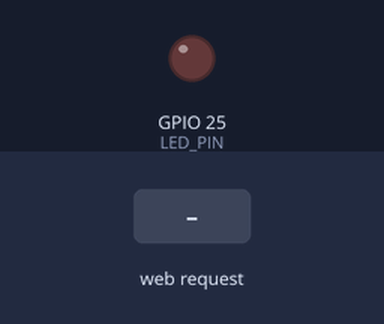
Bench run of a sketch on a simulated ESP32. Parts: output pins drawn as LEDs (lit = HIGH). Inputs (shaded band) come from the test bench. WiFi joins after 1.5 s; servers stay silent unless stated; what the sketch prints to the serial monitor is not drawn.

Above: at 2.7 s.
2.8 s: HTTP request GET /toggle?cmd=led_on received
At 3.5 s:
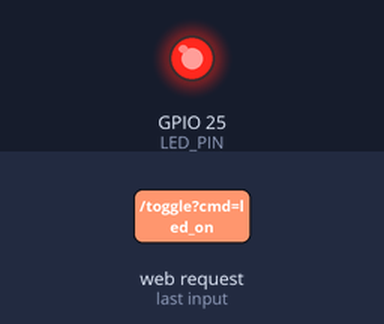
4.3 s: HTTP request GET /toggle?cmd=led_off received
At 4.6 s:
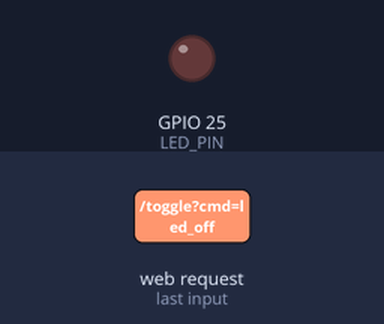
Timing chart, 0 to 7.3 s (numbered marks = the images above; inputs shaded):
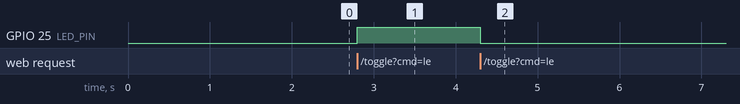

Measured:
- after the input at 2.8 s, GPIO 25 (LED_PIN): LOW → HIGH at once
- after the input at 4.3 s, GPIO 25 (LED_PIN): HIGH → LOW at once

The sketch:

main.ino
```cpp
// // Node-Red를 사용하여 LED 및 버튼 제어하기(웹서버사용)
// #include <WiFi.h>
// #include <WebServer.h>
// #include <uri/UriBraces.h>

// #define BUTTON_PIN 18
// #define LED_PIN 25

// const char* ssid = "Wokwi-GUEST";
// const char* password = "";

// // 포트 80에서 WebServer 객체 생성
// WebServer server(80);

// // 내부 풀업을 사용하므로 기본 상태는 HIGH (버튼 미눌림)
// // 풀다운 회로처럼 동작하도록, 버튼 눌림은 LOW일 때 "on"으로 처리합니다.
// String buttonState = "off";

// void handleRoot() {
//   // 간단한 안내 페이지 (Node-RED에서 직접 HTTP 요청을 보내도 무방)
//   String page = "<!DOCTYPE html><html><head><meta charset='utf-8'><title>ESP32 Control</title></head><body>";
//   page += "<h1>ESP32 WebServer</h1>";
//   page += "<p>Use Node-RED to poll /button and control LED via /toggle.</p>";
//   page += "</body></html>";
//   server.send(200, "text/html", page);
// }

// void handleButton() {
//   // 버튼 상태를 읽어 반전 처리
//   int reading = digitalRead(BUTTON_PIN);
//   // 내부 풀업 사용: 미눌림 = HIGH, 눌림 = LOW → 실제 풀다운 동작처럼 미눌림이면 "off", 눌림이면 "on"
//   buttonState = (reading == LOW) ? "on" : "off";
//   server.send(200, "text/plain", buttonState);
// }

// void handleToggle() {
//   if (server.hasArg("cmd")) {
//     String cmd = server.arg("cmd");
//     if (cmd == "led_on") {
//       digitalWrite(LED_PIN, HIGH);
//       server.send(200, "text/plain", "LED turned on");
//     } else if (cmd == "led_off") {
//       digitalWrite(LED_PIN, LOW);
//       server.send(200, "text/plain", "LED turned off");
//     } else {
//       server.send(400, "text/plain", "Invalid command");
//     }
//   } else {
//     server.send(400, "text/plain", "Missing cmd argument");
//   }
// }

// void setup() {
//   Serial.begin(115200);
//   Serial.println("ESP32 WebServer starting...");

//   // 내부 풀업 사용 (Wokwi 환경에서는 풀다운 회로 대신 풀업 후 반전)
//   pinMode(BUTTON_PIN, INPUT_PULLUP);
//   pinMode(LED_PIN, OUTPUT);
//   digitalWrite(LED_PIN, LOW);

//   WiFi.begin(ssid, password);
//   Serial.print("Connecting to WiFi");
//   while (WiFi.status() != WL_CONNECTED) {
//     Serial.print(".");
//     delay(500);
//   }
//   Serial.println();
//   Serial.println("WiFi connected");
//   Serial.print("IP address: ");
//   Serial.println(WiFi.localIP());

//   // 엔드포인트 등록
//   server.on("/", handleRoot);
//   server.on("/button", handleButton);
//   server.on("/toggle", handleToggle);

//   server.begin();
//   Serial.println("HTTP server started");
// }

// void loop() {
//   server.handleClient();
// }
```

main1.ino
```cpp
#include <WiFi.h>
#include <WebServer.h>
#include <uri/UriBraces.h>

#define LIGHT_SENSOR_PIN 34   // 조도 센서 아날로그 입력 핀
#define LED_PIN 25            // LED 제어 핀

const char* ssid = "Wokwi-GUEST";
const char* password = "";

WebServer server(80);
bool ledState = false;

// 기본 "/" 엔드포인트: 간단한 안내 페이지 제공
void handleRoot() {
  String page = "<!DOCTYPE html><html><head><meta charset='utf-8'><title>ESP32 Light Sensor</title></head><body>";
  page += "<h1>ESP32 Light Sensor Web Server</h1>";
  page += "<p>Use Node-RED dashboard to view the light sensor value and control the LED.</p>";
  page += "</body></html>";
  server.send(200, "text/html", page);
}

// "/light" 엔드포인트: 조도 센서의 아날로그 값을 읽어 텍스트로 반환
void handleLight() {
  int lightValue = analogRead(LIGHT_SENSOR_PIN); // 0~4095 값 반환
  server.send(200, "text/plain", String(lightValue));
}

// "/toggle" 엔드포인트: 쿼리 매개변수 "cmd"에 따라 LED를 켜거나 끕니다.
void handleToggle() {
  if (server.hasArg("cmd")) {
    String cmd = server.arg("cmd");
    if (cmd == "led_on") {
      ledState = true;
      digitalWrite(LED_PIN, HIGH);
      server.send(200, "text/plain", "LED turned on");
    } else if (cmd == "led_off") {
      ledState = false;
      digitalWrite(LED_PIN, LOW);
      server.send(200, "text/plain", "LED turned off");
    } else {
      server.send(400, "text/plain", "Invalid command");
    }
  } else {
    server.send(400, "text/plain", "Missing cmd argument");
  }
}

void setup() {
  Serial.begin(115200);
  Serial.println("ESP32 Light Sensor Web Server starting...");

  pinMode(LIGHT_SENSOR_PIN, INPUT);
  pinMode(LED_PIN, OUTPUT);
  digitalWrite(LED_PIN, LOW);

  WiFi.begin(ssid, password);
  Serial.print("Connecting to WiFi");
  while (WiFi.status() != WL_CONNECTED) {
    Serial.print(".");
    delay(500);
  }
  Serial.println();
  Serial.println("WiFi connected");
  Serial.print("IP address: ");
  Serial.println(WiFi.localIP());

  // 엔드포인트 등록
  server.on("/", handleRoot);
  server.on("/light", handleLight);
  server.on("/toggle", handleToggle);

  server.begin();
  Serial.println("HTTP server started (http://localhost:8180)");
}

void loop() {
  server.handleClient();
}
```
